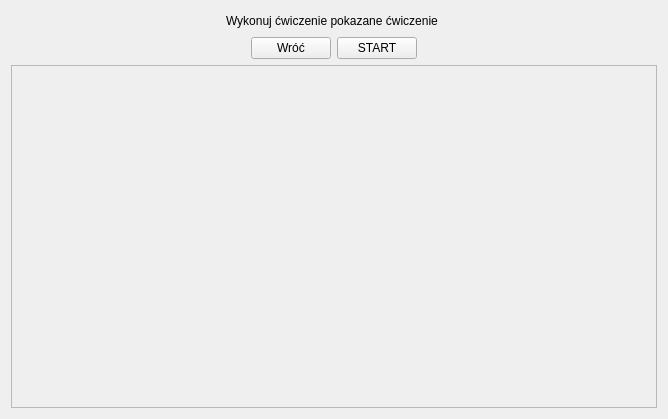
<?xml version="1.0" encoding="UTF-8"?>
<ui version="4.0">
 <class>Form</class>
 <widget class="QWidget" name="Form">
  <property name="geometry">
   <rect>
    <x>0</x>
    <y>0</y>
    <width>668</width>
    <height>419</height>
   </rect>
  </property>
  <property name="windowTitle">
   <string>Form</string>
  </property>
  <layout class="QVBoxLayout" name="verticalLayout">
   <item>
    <layout class="QHBoxLayout" name="horizontalLayout">
     <item>
      <spacer name="horizontalSpacer">
       <property name="orientation">
        <enum>Qt::Horizontal</enum>
       </property>
       <property name="sizeHint" stdset="0">
        <size>
         <width>40</width>
         <height>20</height>
        </size>
       </property>
      </spacer>
     </item>
     <item>
      <widget class="QLabel" name="label">
       <property name="text">
        <string>Wykonuj ćwiczenie pokazane ćwiczenie </string>
       </property>
      </widget>
     </item>
     <item>
      <spacer name="horizontalSpacer_2">
       <property name="orientation">
        <enum>Qt::Horizontal</enum>
       </property>
       <property name="sizeHint" stdset="0">
        <size>
         <width>40</width>
         <height>20</height>
        </size>
       </property>
      </spacer>
     </item>
    </layout>
   </item>
   <item>
    <layout class="QHBoxLayout" name="horizontalLayout_5">
     <item>
      <spacer name="horizontalSpacer_9">
       <property name="orientation">
        <enum>Qt::Horizontal</enum>
       </property>
       <property name="sizeHint" stdset="0">
        <size>
         <width>40</width>
         <height>20</height>
        </size>
       </property>
      </spacer>
     </item>
     <item>
      <widget class="QPushButton" name="back">
       <property name="text">
        <string>Wróć</string>
       </property>
      </widget>
     </item>
     <item>
      <widget class="QPushButton" name="next">
       <property name="text">
        <string>START</string>
       </property>
      </widget>
     </item>
     <item>
      <spacer name="horizontalSpacer_10">
       <property name="orientation">
        <enum>Qt::Horizontal</enum>
       </property>
       <property name="sizeHint" stdset="0">
        <size>
         <width>40</width>
         <height>20</height>
        </size>
       </property>
      </spacer>
     </item>
    </layout>
   </item>
   <item>
    <widget class="QScrollArea" name="scrollArea">
     <property name="widgetResizable">
      <bool>true</bool>
     </property>
     <widget class="QWidget" name="scrollAreaWidgetContents">
      <property name="geometry">
       <rect>
        <x>0</x>
        <y>0</y>
        <width>648</width>
        <height>339</height>
       </rect>
      </property>
      <layout class="QGridLayout" name="gridLayout">
       <item row="0" column="0">
        <widget class="QMediaPlayer" name="widget" native="true"/>
       </item>
      </layout>
     </widget>
    </widget>
   </item>
  </layout>
 </widget>
 <customwidgets>
  <customwidget>
   <class>QMediaPlayer</class>
   <extends>QWidget</extends>
   <header>PyQt6.QtMultimedia</header>
   <container>1</container>
  </customwidget>
 </customwidgets>
 <resources/>
 <connections/>
</ui>
